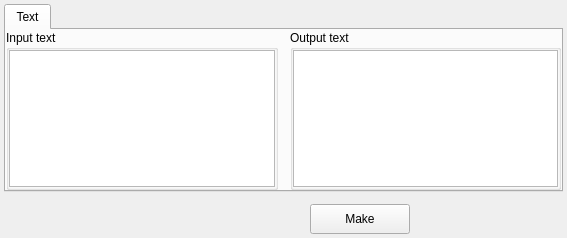
<?xml version="1.0" encoding="UTF-8"?>
<ui version="4.0">
 <class>atbash</class>
 <widget class="QWidget" name="atbash">
  <property name="geometry">
   <rect>
    <x>0</x>
    <y>0</y>
    <width>567</width>
    <height>238</height>
   </rect>
  </property>
  <property name="windowTitle">
   <string>Form</string>
  </property>
  <layout class="QVBoxLayout" name="verticalLayout_3">
   <property name="spacing">
    <number>12</number>
   </property>
   <property name="leftMargin">
    <number>4</number>
   </property>
   <property name="topMargin">
    <number>4</number>
   </property>
   <property name="rightMargin">
    <number>4</number>
   </property>
   <property name="bottomMargin">
    <number>4</number>
   </property>
   <item alignment="Qt::AlignTop">
    <widget class="QTabWidget" name="tab_widget">
     <widget class="QWidget" name="tab_text">
      <attribute name="title">
       <string>Text</string>
      </attribute>
      <layout class="QHBoxLayout" name="horizontalLayout_2">
       <property name="spacing">
        <number>12</number>
       </property>
       <property name="leftMargin">
        <number>0</number>
       </property>
       <property name="topMargin">
        <number>0</number>
       </property>
       <property name="rightMargin">
        <number>0</number>
       </property>
       <property name="bottomMargin">
        <number>0</number>
       </property>
       <item>
        <widget class="QGroupBox" name="group_box_input">
         <property name="title">
          <string>Input text</string>
         </property>
         <layout class="QVBoxLayout" name="verticalLayout_2">
          <property name="leftMargin">
           <number>0</number>
          </property>
          <property name="topMargin">
           <number>0</number>
          </property>
          <property name="rightMargin">
           <number>0</number>
          </property>
          <property name="bottomMargin">
           <number>0</number>
          </property>
          <item>
           <widget class="QTextEdit" name="text_edit_input"/>
          </item>
         </layout>
        </widget>
       </item>
       <item>
        <widget class="QGroupBox" name="group_box_output">
         <property name="title">
          <string>Output text</string>
         </property>
         <layout class="QVBoxLayout" name="verticalLayout">
          <property name="leftMargin">
           <number>0</number>
          </property>
          <property name="topMargin">
           <number>0</number>
          </property>
          <property name="rightMargin">
           <number>0</number>
          </property>
          <property name="bottomMargin">
           <number>0</number>
          </property>
          <item>
           <widget class="QTextEdit" name="text_edit_output">
            <property name="readOnly">
             <bool>true</bool>
            </property>
           </widget>
          </item>
         </layout>
        </widget>
       </item>
      </layout>
     </widget>
    </widget>
   </item>
   <item>
    <layout class="QHBoxLayout" name="horizontal_layout">
     <item>
      <spacer name="horizontal_spacer_1">
       <property name="orientation">
        <enum>Qt::Horizontal</enum>
       </property>
       <property name="sizeHint" stdset="0">
        <size>
         <width>40</width>
         <height>20</height>
        </size>
       </property>
      </spacer>
     </item>
     <item>
      <spacer name="horizontal_spacer_2">
       <property name="orientation">
        <enum>Qt::Horizontal</enum>
       </property>
       <property name="sizeHint" stdset="0">
        <size>
         <width>40</width>
         <height>20</height>
        </size>
       </property>
      </spacer>
     </item>
     <item>
      <widget class="QPushButton" name="button_make">
       <property name="sizePolicy">
        <sizepolicy hsizetype="Fixed" vsizetype="Fixed">
         <horstretch>0</horstretch>
         <verstretch>0</verstretch>
        </sizepolicy>
       </property>
       <property name="minimumSize">
        <size>
         <width>100</width>
         <height>30</height>
        </size>
       </property>
       <property name="maximumSize">
        <size>
         <width>16777215</width>
         <height>16777215</height>
        </size>
       </property>
       <property name="text">
        <string>Make</string>
       </property>
      </widget>
     </item>
     <item>
      <spacer name="horizontal_spacer_3">
       <property name="orientation">
        <enum>Qt::Horizontal</enum>
       </property>
       <property name="sizeHint" stdset="0">
        <size>
         <width>40</width>
         <height>20</height>
        </size>
       </property>
      </spacer>
     </item>
    </layout>
   </item>
   <item>
    <spacer name="vertical_spacer_bottom">
     <property name="orientation">
      <enum>Qt::Vertical</enum>
     </property>
     <property name="sizeHint" stdset="0">
      <size>
       <width>0</width>
       <height>0</height>
      </size>
     </property>
    </spacer>
   </item>
  </layout>
 </widget>
 <resources/>
 <connections/>
</ui>
